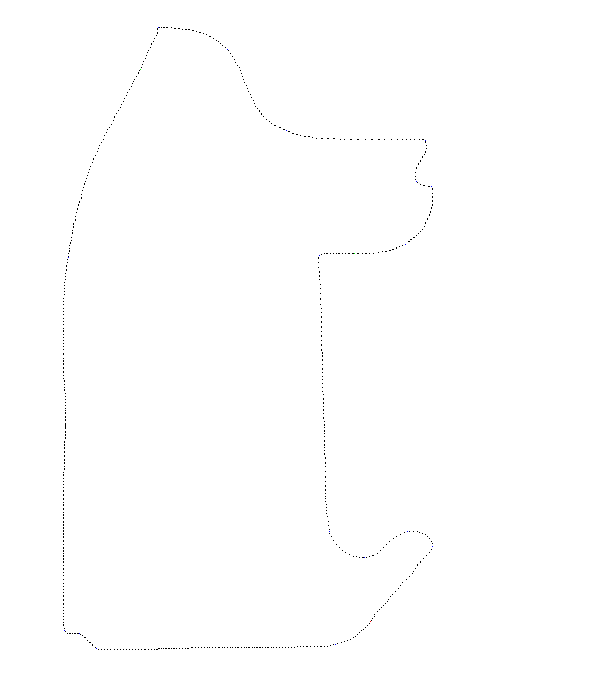
#> input picture Maps/LasVegas_22.png, 616 x 692 px, found by its file name
$ python corners.py
#> lines starting #> are read from the running program, lines starting #| are printed output that depends on the picture
import cv2
import numpy as np
import matplotlib.pyplot as plt
import json
import tqdm

corner=[255,0,0]
key_points=[0,0,255]
sectors=[0,255,0]
bckg=[255,255,255]

def distance(x1,y1,x2,y2):
  return np.sqrt((x2-x1)**2 + (y2-y1)**2)

def find_next_point(p1,points):
  min_dist=1e6
  for p2 in points:
    dist=distance(p1[0],p1[1],p2[0],p2[1])
    if dist<min_dist:
      min_dist=dist
      next_p=p2
  return next_p

path="/home/marfo99/Projects/F1_LiveTiming/Maps/"
name="LasVegas_22.png"
image = cv2.imread(path+name)
#> image is the input picture: shape (692, 616, 3); mean B, G, R 254.6, 254.5, 254.5
POINTS=[]
CORNERS=[]
SECTORS=[]
START=[]
print(len(image[:,0,0]))
#| 692
print(len(image[0,:,0]))
#| 616
for x in range(len(image[:,0,0])):
  for y in range(len(image[0,:,0])):
    point=image[x,y,:]
    #print(point)
    if (point!=bckg).any():
      POINTS.append([x,y])
    if (point==corner).all():
      CORNERS.append([x,y])
    if (point==key_points).all():
      START.append([x,y])
    if (point==sectors).all():
      SECTORS.append([x,y])
#> after the loop, CORNERS = [[27, 158], [49, 227], [130, 286], [140, 425], [181, 416], [186, 431], [244, 405], [255, 319], [257, 68], [531, 329], [531, 407], [546, 432], [557, 364], [630, 64], [633, 79], [644, 335], [648, 96]]; POINTS = 797 pairs, first value 27 to 649, second value 63 to 432; SECTORS = [[69, 140], [253, 354]]; START = [[621, 370]]
print(len(POINTS))
#| 797
POP_CORNER=[]
for i in range(1,len(CORNERS)):
  if distance(CORNERS[i-1][0],CORNERS[i-1][1],CORNERS[i][0],CORNERS[i][1])<5:
    POP_CORNER.append(CORNERS[i])
#> this loop made 16 passes
#> after the loop, POP_CORNER = []
for c in POP_CORNER:
  CORNERS.remove(c)
#> this loop made 0 passes
z=1
for c in CORNERS:
  print(z,c)
  z+=1
#> this loop made 17 passes
#| 1 [27, 158]
#| 2 [49, 227]
#| 3 [130, 286]
#| 4 [140, 425]
#| 5 [181, 416]
#| 6 [186, 431]
#| 7 [244, 405]
#| 8 [255, 319]
#> (further printed lines are left out)
#> after the loop, z = 18
POINTS.remove(START[0])
POINTS.insert(0,START[0])
PATH=[]
PATH.append(POINTS[0])
NPOINTS=len(POINTS)
#> NPOINTS = 797
i=1
CORNERS_SORTED=[]
#print(i," ",POINTS[0])
for i in tqdm.tqdm(range(NPOINTS)):
  i+=1
  p1=POINTS[0]
  POINTS.remove(p1)
  if len(POINTS)>0:
    p2=find_next_point(p1,POINTS)
    PATH.append(p2)
    POINTS.remove(p2)
    POINTS.insert(0,p2)
    #print(i," ",p2)
    if p2 in CORNERS:
      CORNERS_SORTED.append(p2)
#> this loop made 797 passes
#> (p1, p2) on passes 1 to 12: ([621, 370], [620, 371]), ([620, 371], [618, 372]), ([618, 372], [616, 374]), ([616, 374], [614, 374]), ([614, 374], [611, 377]), ([611, 377], [609, 379]), ([609, 379], [607, 381]), ([607, 381], [605, 383]), ([605, 383], [603, 385]), ([603, 385], [601, 387]), ([601, 387], [599, 388]), ([599, 388], [596, 390])
#> p2 on passes 61 to 66: [557, 359], [556, 356], [556, 353], [554, 349], [552, 345], [550, 342]
#> after the loop, CORNERS_SORTED = [[546, 432], [531, 407], [557, 364], [531, 329], [255, 319], [244, 405], [186, 431], [181, 416], [140, 425], [130, 286], [49, 227], [27, 158], [257, 68], [630, 64], [633, 79], [648, 96], [644, 335]]; PATH has the same summary as POINTS; POINTS = []
PATH.append(PATH[0])

cumulative_distances = np.zeros(len(PATH))
#> cumulative_distances = 798 values from 0 to 0
for i in range(1, len(PATH)):
    cumulative_distances[i] = cumulative_distances[i - 1] + np.linalg.norm(np.array(PATH[i]) - np.array(PATH[i - 1]))
#> after the loop, cumulative_distances = 798 values from 0 to 2034.8

rel_distances=cumulative_distances/cumulative_distances[-1]
#> rel_distances = 798 values from 0 to 1

INDEX_CORNERS=[]
for index,point in zip(range(len(PATH)),PATH):
  if point in CORNERS_SORTED:
    INDEX_CORNERS.append(index+1)
#> this loop made 798 passes
#> point on passes 1 to 3: [621, 370], [620, 371], [618, 372]
#> after the loop, INDEX_CORNERS = [32, 43, 59, 73, 172, 209, 243, 267, 293, 335, 371, 403, 496, 664, 674, 685, 783]

z=1
# track length in meters
if name=="LasVegas_23.png":
  TRUE_DIST=6201
elif name=="LasVegas_22.png":
  TRUE_DIST=6201
elif name=="Brazil_23.png":
  TRUE_DIST=4309

Map_json={"rel_distance": {},
          "distance": {}}
for i in INDEX_CORNERS:
  Map_json["rel_distance"][z]=rel_distances[i]
  Map_json["distance"][z]=rel_distances[i]*TRUE_DIST
  z+=1
#> this loop made 17 passes
#> i on passes 1 to 12: 32, 43, 59, 73, 172, 209, 243, 267, 293, 335, 371, 403
#> after the loop, Map_json = 2 items; z = 18

f=open("data/"+name.split(".")[0]+".json","w")
json.dump(Map_json,f,indent=2)
f.close()

my_dpi=96
plt.figure(figsize=(500/my_dpi, 500/my_dpi), dpi=my_dpi)
plt_name="data/"+name.split(".")[0]+"_plot.png"
fig,ax=plt.subplots()
x=[point[0] for point in PATH]
#> x = 798 values, max 649 at index 685, min 27 at index 395, mean 365.1
y=[point[1] for point in PATH]
#> y = 798 values, max 432 at index 31, min 63 at index 510, mean 235.1
#plt.gca().invert_yaxis()
ax.plot(y,x,c="grey",alpha=0.25)
for corner in CORNERS_SORTED:
  ax.plot(corner[1],corner[0],ls="",marker="x",c="red")
#> this loop made 17 passes
ax.axis("off")
#plt.show()
plt.savefig(plt_name, transparent=True)
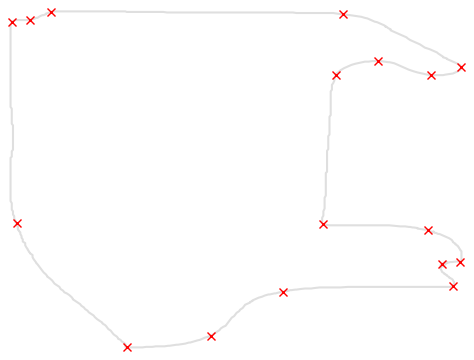
#> figure drawn by matplotlib, 1 panel
